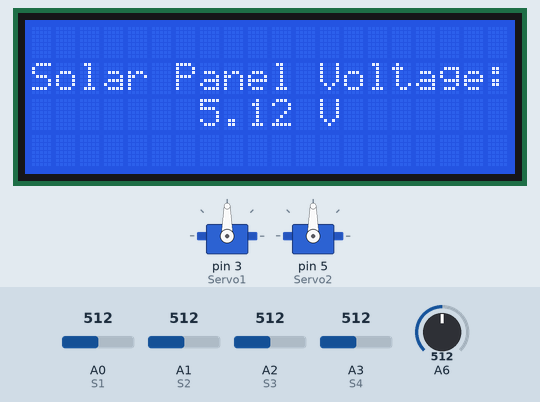
The sketch below on a simulated Arduino Nano, built with avr-gcc and run on an emulated ATmega328P. Parts: 2 × servo, 20×4 character LCD. Inputs (shaded band) come from the test bench; at power-on: A0 (S1) = 512, A3 (S4) = 512, A6 = 512, A1 (S2) = 512, A2 (S3) = 512. What the sketch prints to the serial monitor is not drawn.

Above: at 5.7 s.
5.8 s: A0 (S1) set to 530
At 6.65 s:
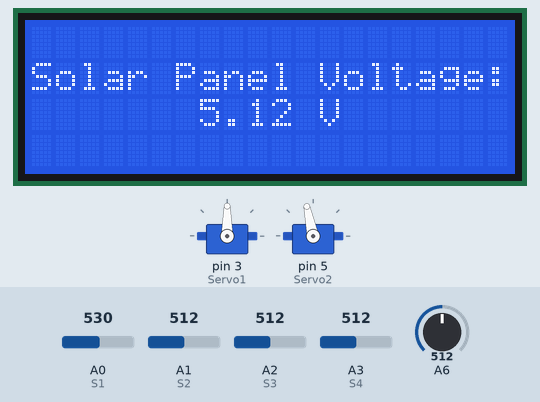
8.1 s: A3 (S4) set to 528
At 8.42 s:
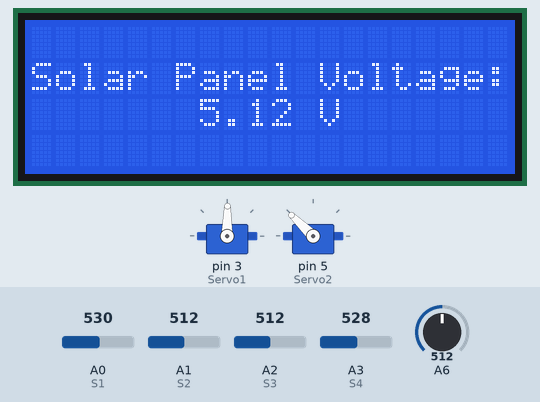
12.5 s: A6 set to 525
At 14.3 s:
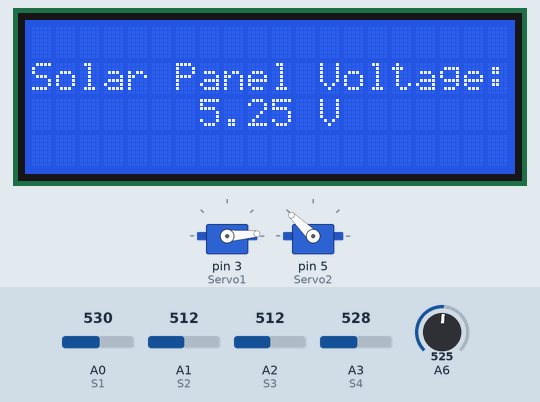
14.7 s: A6 set to 716
At 16.2 s:
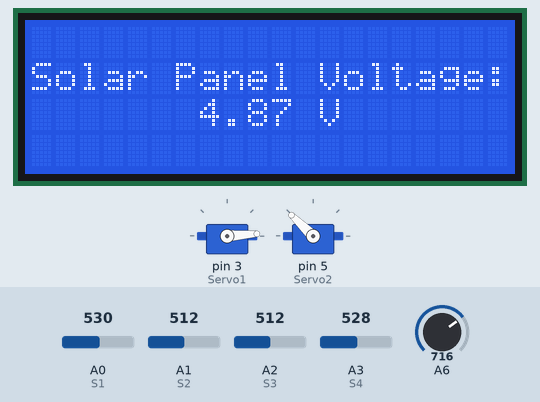
Timing chart, 0 to 17.2 s (numbered marks = the images above; inputs shaded):
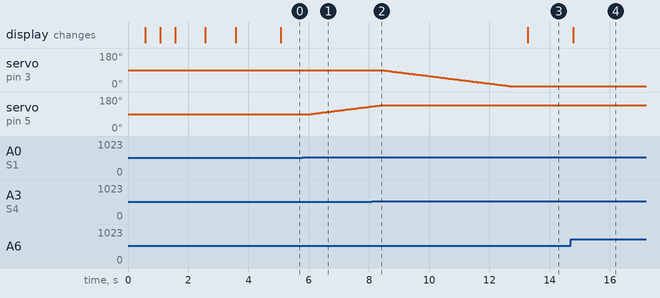

Measured:
- the behaviour switches between 513 and 514 on A0 (S1) (found by bisection; images 0 and 1)
- the behaviour switches between 513 and 514 on A3 (S4) (found by bisection; images 1 and 2)
- after the input at 5.8 s, servo on pin 5 (Servo2): moves from 90° to 130° over 2.0 s, starting after 0.29 s
- after the input at 8.1 s, servo on pin 3 (Servo1): moves from 90° to 9° over 4.0 s, starting after 0.32 s
- after the input at 12.5 s, the display: changes after 0.77 s (image 3)
- after the input at 14.7 s, the display: changes after 0.09 s (image 4)

The sketch:

Sun_Follower.ino
```cpp
#include <Servo.h>
#include "Wire.h"
#include "LiquidCrystal.h"
#define S1 A0
#define S2 A1
#define S3 A2
#define S4 A3
#define Servo1 3
#define Servo2 5
LiquidCrystal lcd(0);
/*  1  |  2
 *  -------
 *  4  |  3
 */

 Servo Baza;
 Servo Cap;

int Svalue[4]={0,0,0,0},medie=0;
int Cap_position=90,Baza_position=90;
int angleLimit1=45,angleLimit2=90;


void Sensor_Read(){
   Svalue[0]=analogRead(S1);
   Svalue[1]=analogRead(S2);
   Svalue[2]=analogRead(S3);
   Svalue[3]=analogRead(S4);
}
void Sensor_State(int &ma,int &a,int &b){

   ma=0;
   for(int i=0;i<3;i++)
     for(int j=i+1;j<4;j++){
       int med=(Svalue[i]+Svalue[j])/2;
       if(med>ma){ma=med;a=i;b=j;}
     }
}
void Servo_Write(){
  Sensor_Read();
  //state
for(int i=0;i<4;i++){
Serial.print(i);
Serial.print(". ");
Serial.print(Svalue[i]);
Serial.print(" ");
}
Serial.println();

  for(int i=0;i<4;i++)medie+=Svalue[i];
  medie/=4;
  Serial.println(medie);

  int Sensor[2]={0,0},med=0;
  int TOLERANTA=0;
  Sensor_State(med,Sensor[0],Sensor[1]);
  Serial.print("Senzor 1: ");
  Serial.print(Sensor[0]);
  Serial.print(" Senzor 2: ");
  Serial.print(Sensor[1]);
  Serial.println();
  Serial.println(med);
   if(med!=0){
     //UP LIGHT
  if((Sensor[0]==0 && Sensor[1]==1) || (Sensor[0]==1 && Sensor[1]==0))
  while(abs(med-(Svalue[2]+Svalue[3])/2)>TOLERANTA && Cap_position<=angleLimit1+angleLimit2){

    Cap_position++;

    Cap.write(Cap_position);
    Sensor_Read();
    Sensor_State(med,Sensor[0],Sensor[1]);
     delay(50);
    }
  //DOWN LIGHT
    if((Sensor[0]==3 && Sensor[1]==2) || (Sensor[0]==2 && Sensor[1]==3))
  while(abs(med-(Svalue[1]+Svalue[0])/2)>TOLERANTA && Cap_position>=angleLimit1){

    Cap_position--;
    Cap.write(Cap_position);

    Sensor_Read();
    Sensor_State(med,Sensor[0],Sensor[1]);
    delay(50);
    }
   //LEFT LIGHT
      if((Sensor[0]==0 && Sensor[1]==3) || (Sensor[0]==3 && Sensor[1]==0)){
  while(abs(med-(Svalue[1]+Svalue[2])/2)>TOLERANTA && Baza_position>=5 ){
    if(Cap_position<90)Baza_position++;
    else Baza_position--;
    Baza.write(Baza_position);
    Sensor_Read();
    Sensor_State(med,Sensor[0],Sensor[1]);
     delay(50);
    }
    if(Baza_position==5)Baza.write(90);

    }
    //RIGHT LIGHT
      if((Sensor[0]==1 && Sensor[1]==2) || (Sensor[0]==2 && Sensor[1]==1)){
  while(abs(med-(Svalue[0]+Svalue[3])/2)>TOLERANTA && Baza_position<=180){
    if(Cap_position<90)Baza_position--;
    Baza_position++;
    Baza.write(Baza_position);
    Sensor_Read();
    Sensor_State(med,Sensor[0],Sensor[1]);
     delay(50);
    }
    if(Baza_position==5)Baza.write(90);
    }
   }
/**/
//State


delay(500);
}

int SP_value(){
 return analogRead(A6);
}

void LCD_write(int SPanel_value){
     lcd.setCursor(0,1);
     lcd.print("Solar Panel Voltage:");
     lcd.setCursor(7,2);
     if(SPanel_value!=0 && SPanel_value<=535)
     lcd.print((float)SPanel_value/100);
     else lcd.print(4.87);
     lcd.print(" V");
}

void setup() {
  // put your setup code here, to run once:
  Serial.begin(9600);
 pinMode(S1, INPUT);
 pinMode(S2, INPUT);
 pinMode(S3, INPUT);
 pinMode(S4, INPUT);
 pinMode(SP, INPUT);
Baza.attach(Servo1);
Cap.attach(Servo2);
lcd.begin(20,4);
lcd.print("Testing the LCD");
delay(500);
lcd.setCursor(8,1);
lcd.print(".");
delay(500);
lcd.print(".");
delay(500);
lcd.print(".");
delay(1000);
lcd.clear();
lcd.setCursor(3,1);
lcd.print("Testing Done!");
delay(1000);
lcd.clear();
/*Baza.write(0);
delay(2000);
Baza.write(180);
delay(5000);
Cap.write(0);
delay(2000);
Cap.write(180);
delay(5000);*/
Baza.write(90);
Cap.write(90);
delay(1000);
}

void loop() {
  // put your main code here, to run repeatedly:
Servo_Write();
LCD_write(SP_value());
}
```
